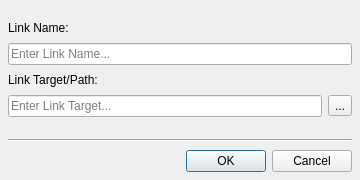
<?xml version="1.0" encoding="UTF-8"?>
<ui version="4.0">
 <class>CreateLinkDialog</class>
 <widget class="QDialog" name="CreateLinkDialog">
  <property name="geometry">
   <rect>
    <x>0</x>
    <y>0</y>
    <width>360</width>
    <height>180</height>
   </rect>
  </property>
  <property name="minimumSize">
   <size>
    <width>0</width>
    <height>180</height>
   </size>
  </property>
  <property name="maximumSize">
   <size>
    <width>16777215</width>
    <height>180</height>
   </size>
  </property>
  <property name="windowTitle">
   <string>Dialog</string>
  </property>
  <layout class="QGridLayout" name="gridLayout">
   <property name="leftMargin">
    <number>8</number>
   </property>
   <property name="topMargin">
    <number>8</number>
   </property>
   <property name="rightMargin">
    <number>8</number>
   </property>
   <property name="bottomMargin">
    <number>8</number>
   </property>
   <property name="horizontalSpacing">
    <number>-1</number>
   </property>
   <property name="verticalSpacing">
    <number>8</number>
   </property>
   <item row="3" column="0">
    <widget class="QLabel" name="linkPathTitleLabel">
     <property name="text">
      <string>Link Target/Path:</string>
     </property>
    </widget>
   </item>
   <item row="2" column="0" colspan="2">
    <widget class="QLineEdit" name="linkNameEdit">
     <property name="sizePolicy">
      <sizepolicy hsizetype="MinimumExpanding" vsizetype="Fixed">
       <horstretch>0</horstretch>
       <verstretch>0</verstretch>
      </sizepolicy>
     </property>
     <property name="placeholderText">
      <string>Enter Link Name...</string>
     </property>
     <property name="clearButtonEnabled">
      <bool>true</bool>
     </property>
    </widget>
   </item>
   <item row="8" column="0" colspan="2">
    <widget class="QDialogButtonBox" name="buttonBox">
     <property name="orientation">
      <enum>Qt::Horizontal</enum>
     </property>
     <property name="standardButtons">
      <set>QDialogButtonBox::Cancel|QDialogButtonBox::Ok</set>
     </property>
    </widget>
   </item>
   <item row="1" column="0">
    <widget class="QLabel" name="linkNameTitleLabel">
     <property name="text">
      <string>Link Name:</string>
     </property>
    </widget>
   </item>
   <item row="6" column="0" colspan="2">
    <widget class="Line" name="line">
     <property name="orientation">
      <enum>Qt::Horizontal</enum>
     </property>
    </widget>
   </item>
   <item row="4" column="0">
    <widget class="QLineEdit" name="linkTargetEdit">
     <property name="sizePolicy">
      <sizepolicy hsizetype="MinimumExpanding" vsizetype="Fixed">
       <horstretch>0</horstretch>
       <verstretch>0</verstretch>
      </sizepolicy>
     </property>
     <property name="placeholderText">
      <string>Enter Link Target...</string>
     </property>
     <property name="clearButtonEnabled">
      <bool>true</bool>
     </property>
    </widget>
   </item>
   <item row="4" column="1">
    <widget class="QToolButton" name="browseTargetButton">
     <property name="focusPolicy">
      <enum>Qt::NoFocus</enum>
     </property>
     <property name="text">
      <string>...</string>
     </property>
    </widget>
   </item>
   <item row="0" column="0">
    <spacer name="verticalSpacer_2">
     <property name="orientation">
      <enum>Qt::Vertical</enum>
     </property>
     <property name="sizeHint" stdset="0">
      <size>
       <width>20</width>
       <height>20</height>
      </size>
     </property>
    </spacer>
   </item>
   <item row="5" column="0">
    <spacer name="verticalSpacer">
     <property name="orientation">
      <enum>Qt::Vertical</enum>
     </property>
     <property name="sizeHint" stdset="0">
      <size>
       <width>20</width>
       <height>20</height>
      </size>
     </property>
    </spacer>
   </item>
  </layout>
 </widget>
 <tabstops>
  <tabstop>linkNameEdit</tabstop>
  <tabstop>linkTargetEdit</tabstop>
  <tabstop>browseTargetButton</tabstop>
 </tabstops>
 <resources/>
 <connections>
  <connection>
   <sender>buttonBox</sender>
   <signal>accepted()</signal>
   <receiver>CreateLinkDialog</receiver>
   <slot>accept()</slot>
   <hints>
    <hint type="sourcelabel">
     <x>248</x>
     <y>254</y>
    </hint>
    <hint type="destinationlabel">
     <x>157</x>
     <y>274</y>
    </hint>
   </hints>
  </connection>
  <connection>
   <sender>buttonBox</sender>
   <signal>rejected()</signal>
   <receiver>CreateLinkDialog</receiver>
   <slot>reject()</slot>
   <hints>
    <hint type="sourcelabel">
     <x>316</x>
     <y>260</y>
    </hint>
    <hint type="destinationlabel">
     <x>286</x>
     <y>274</y>
    </hint>
   </hints>
  </connection>
 </connections>
</ui>
